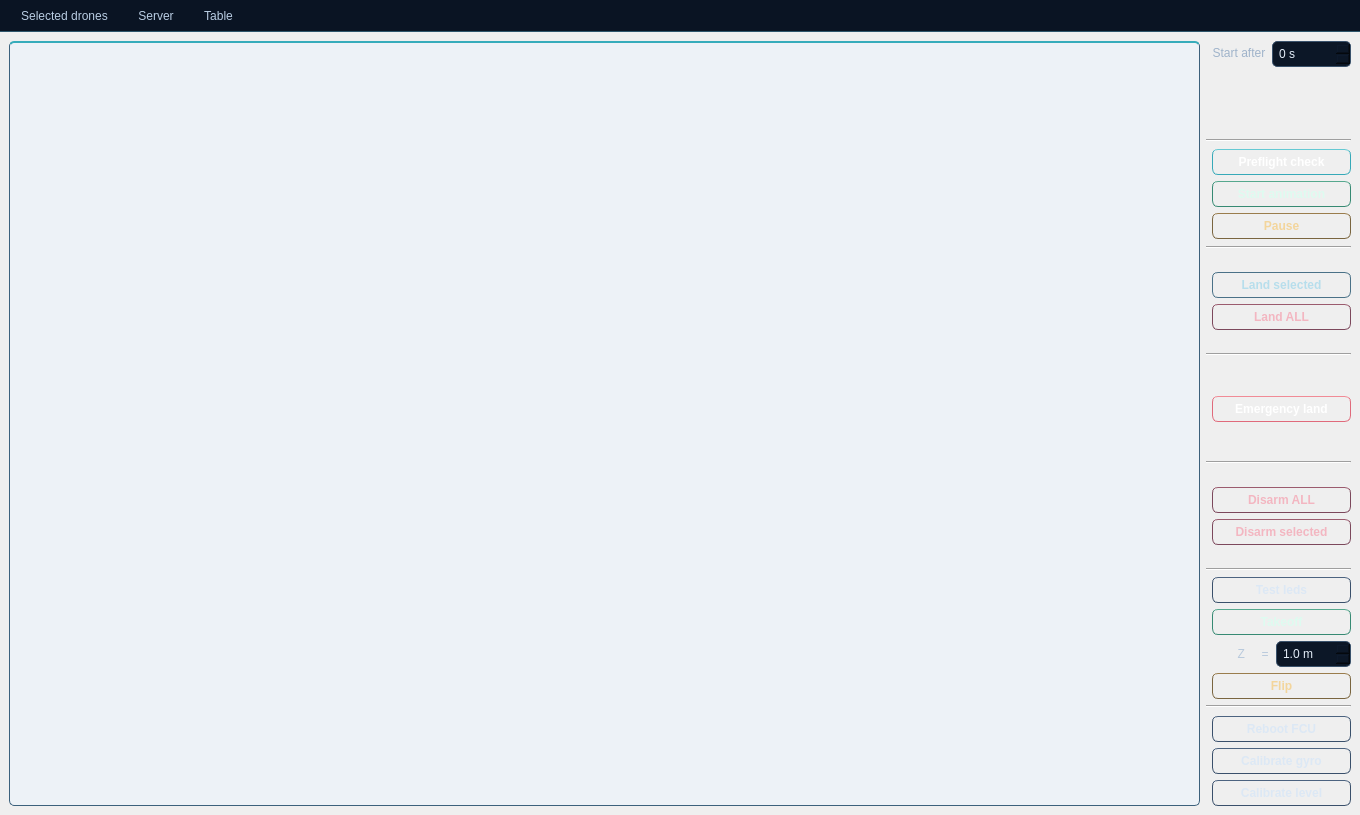
<?xml version="1.0" encoding="UTF-8"?>
<ui version="4.0">
 <class>MainWindow</class>
 <widget class="QMainWindow" name="MainWindow">
  <property name="styleSheet">
   <string notr="true">/* Technic / Midnight Command. Qt 5 QSS, no assets or behavioural properties.
   Light data surfaces deliberately retain dark text: model status brushes include
   saturated yellow, green, cyan, white and red. Never override item backgrounds. */
QMainWindow, QDialog {
    background: qlineargradient(x1:0, y1:0, x2:1, y2:1,
        stop:0 #152237, stop:0.5 #0e192a, stop:1 #0a1321);
}
QWidget {
    font-family: "Segoe UI", "Tahoma", sans-serif;
    font-size: 12px;
    color: #dbe6f3;
}
QWidget#centralwidget { background: transparent; }
QLabel, QCheckBox { background: transparent; }
QLabel { color: #9fb3ca; }
QPushButton {
    background: qlineargradient(x1:0, y1:0, x2:0, y2:1,
        stop:0 #263950, stop:1 #1b2b40);
    color: #dce8f5;
    border: 1px solid #3a506b;
    border-top-color: #4c6380;
    border-radius: 6px;
    padding: 5px 12px;
    font-weight: 600;
}
QPushButton:hover {
    background: qlineargradient(x1:0, y1:0, x2:0, y2:1,
        stop:0 #304b66, stop:1 #233c55);
    border-color: #4d9baa; color: #ffffff;
}
QPushButton:pressed { background: #13273c; border-color: #54d7df; }
QPushButton:focus { border-color: #75e6ef; }
QPushButton:default { border-color: #61d7e2; }
/* Filled primary: preparation check. */
QPushButton#check_button {
    background: qlineargradient(x1:0, y1:0, x2:0, y2:1,
        stop:0 #188b9f, stop:1 #126276);
    color: #ffffff; border-color: #36a9b8; border-top-color: #66c9d3;
}
QPushButton#check_button:hover { background: #1b94a5; border-color: #85e3e8; }
QPushButton#check_button:pressed { background: #105265; }
/* Flight actions: muted emerald, not an indication of readiness. */
QPushButton#start_button, QPushButton#takeoff_button {
    background: qlineargradient(x1:0, y1:0, x2:0, y2:1,
        stop:0 #226756, stop:1 #184b42);
    color: #defbf0; border-color: #378a73; border-top-color: #56a88e;
}
QPushButton#start_button:hover, QPushButton#takeoff_button:hover {
    background: #287e66; border-color: #74cfaa;
}
QPushButton#start_button:pressed, QPushButton#takeoff_button:pressed { background: #133f36; }
QPushButton#pause_button, QPushButton#flip_button {
    background: qlineargradient(x1:0, y1:0, x2:0, y2:1,
        stop:0 #493c26, stop:1 #332e24);
    color: #f3d59c; border-color: #7a653f; border-top-color: #9a7d4d;
}
QPushButton#pause_button:hover, QPushButton#flip_button:hover {
    background: #59482b; border-color: #c3a164;
}
QPushButton#pause_button:pressed, QPushButton#flip_button:pressed { background: #2c261e; }
QPushButton#land_selected_button { color: #b7deec; border-color: #4a7187; }
QPushButton#land_all_button, QPushButton#disarm_all_button,
QPushButton#disarm_selected_button {
    background: qlineargradient(x1:0, y1:0, x2:0, y2:1,
        stop:0 #442c3a, stop:1 #302333);
    color: #f3b6c1; border-color: #7c485c; border-top-color: #9b5b6e;
}
QPushButton#land_all_button:hover, QPushButton#disarm_all_button:hover,
QPushButton#disarm_selected_button:hover { background: #593244; border-color: #c47b8e; }
QPushButton#land_all_button:pressed, QPushButton#disarm_all_button:pressed,
QPushButton#disarm_selected_button:pressed { background: #291b25; }
/* Emergency remains distinct. Command scope and confirmation logic unchanged. */
QPushButton#emergency_land_button {
    background: qlineargradient(x1:0, y1:0, x2:0, y2:1,
        stop:0 #c23b50, stop:1 #94263d);
    color: #ffffff; border-color: #e06a7b; border-top-color: #f18b96;
    font-weight: 700;
}
QPushButton#emergency_land_button:hover { background: #d1475c; border-color: #ffb0bb; }
QPushButton#emergency_land_button:pressed { background: #782236; }
/* ID specificity is required so disabled operational buttons stay subdued. */
QPushButton:disabled, QPushButton#check_button:disabled,
QPushButton#start_button:disabled, QPushButton#takeoff_button:disabled,
QPushButton#pause_button:disabled, QPushButton#flip_button:disabled,
QPushButton#land_selected_button:disabled, QPushButton#land_all_button:disabled,
QPushButton#disarm_all_button:disabled, QPushButton#disarm_selected_button:disabled,
QPushButton#emergency_land_button:disabled {
    background: #182337; color: #65778d;
    border-color: #2b3b50; border-top-color: #2b3b50;
}
QLineEdit, QSpinBox, QDoubleSpinBox, QComboBox {
    background: #0c1727; color: #e4eef9;
    border: 1px solid #3a526c; border-radius: 5px;
    padding: 4px; selection-background-color: #236d87; selection-color: #ffffff;
}
QLineEdit:focus, QSpinBox:focus, QDoubleSpinBox:focus, QComboBox:focus { border-color: #54d1dc; }
QLineEdit:disabled, QSpinBox:disabled, QDoubleSpinBox:disabled, QComboBox:disabled {
    background: #172132; color: #65778d; border-color: #2b3b50;
}
QComboBox QAbstractItemView {
    background: #1a2b41; color: #e4eef9; border: 1px solid #44617d;
    selection-background-color: #25506c; selection-color: #ffffff;
}
QCheckBox { spacing: 5px; color: #b8c9dc; }
QCheckBox:disabled { color: #65778d; }
/* Do not style ::item backgrounds/hover: retain original diagnostic brushes.
   This also reaches the CopterTableWidget created at runtime. */
QTableView, QTreeView, QListView {
    background: #edf2f7; alternate-background-color: #e6edf5; color: #17283b;
    border: 1px solid #3c617c; border-top: 2px solid #36acbb;
    border-radius: 5px; gridline-color: #c6d2e0;
    selection-background-color: #b8dce9; selection-color: #102d43;
}
QTableView QLineEdit, QTreeView QLineEdit {
    background: #ffffff; color: #17283b; border-color: #2492a5;
    selection-background-color: #b8dce9; selection-color: #102d43;
}
QHeaderView { background: #182c43; }
QHeaderView::section {
    background: qlineargradient(x1:0, y1:0, x2:0, y2:1,
        stop:0 #233d56, stop:1 #172c43);
    color: #d9edf7; font-weight: 600;
    padding: 6px 5px; border: none;
    border-right: 1px solid #35516c; border-bottom: 1px solid #3d778b;
}
QHeaderView::section:hover { background: #2b506a; color: #ffffff; }
QTableCornerButton::section { background: #1b324b; border: 1px solid #35516c; }
QMenuBar {
    background: #0a1423; color: #b9cde3;
    border-bottom: 1px solid #2f566c; padding: 3px;
}
QMenuBar::item { background: transparent; padding: 6px 12px; border-radius: 4px; }
QMenuBar::item:selected { background: #203d55; color: #8aebf0; }
QMenuBar::item:pressed { background: #2b526b; color: #ffffff; }
QMenu {
    background: #17283d; color: #dbe6f3;
    border: 1px solid #44617d; padding: 4px;
}
QMenu::item { padding: 6px 24px; border-radius: 3px; }
QMenu::item:selected { background: #28516a; color: #ffffff; }
QMenu::item:disabled { color: #65778d; }
QMenu::separator { height: 1px; background: #354c65; margin: 5px 8px; }
QStatusBar { background: #0a1423; color: #9fb7cf; border-top: 1px solid #2b455e; }
QStatusBar::item { border: none; }
QStatusBar QLabel { color: #a7c0d8; }
QFrame[frameShape="4"], QFrame[frameShape="5"] { color: #344b64; }
QToolTip { background: #213951; color: #f0f7ff; border: 1px solid #54869b; padding: 6px; }
</string>
  </property>
  <property name="geometry">
   <rect>
    <x>0</x>
    <y>0</y>
    <width>1360</width>
    <height>815</height>
   </rect>
  </property>
  <property name="windowTitle">
   <string>Technic Drone Show</string>
  </property>
  <widget class="QWidget" name="centralwidget">
   <property name="enabled">
    <bool>true</bool>
   </property>
   <layout class="QGridLayout" name="gridLayout">
    <item row="0" column="0">
     <layout class="QHBoxLayout" name="horizontalLayout" stretch="1,0">
      <property name="sizeConstraint">
       <enum>QLayout::SetMaximumSize</enum>
      </property>
      <item>
       <widget class="QTableView" name="tableView">
        <property name="sizePolicy">
         <sizepolicy hsizetype="Expanding" vsizetype="Expanding">
          <horstretch>0</horstretch>
          <verstretch>0</verstretch>
         </sizepolicy>
        </property>
        <property name="sizeAdjustPolicy">
         <enum>QAbstractScrollArea::AdjustToContents</enum>
        </property>
        <property name="selectionBehavior">
         <enum>QAbstractItemView::SelectItems</enum>
        </property>
        <property name="textElideMode">
         <enum>Qt::ElideMiddle</enum>
        </property>
        <property name="sortingEnabled">
         <bool>true</bool>
        </property>
        <property name="wordWrap">
         <bool>true</bool>
        </property>
        <attribute name="horizontalHeaderCascadingSectionResizes">
         <bool>false</bool>
        </attribute>
        <attribute name="horizontalHeaderMinimumSectionSize">
         <number>50</number>
        </attribute>
        <attribute name="horizontalHeaderDefaultSectionSize">
         <number>50</number>
        </attribute>
        <attribute name="horizontalHeaderStretchLastSection">
         <bool>true</bool>
        </attribute>
        <attribute name="verticalHeaderVisible">
         <bool>false</bool>
        </attribute>
       </widget>
      </item>
      <item>
       <layout class="QVBoxLayout" name="verticalLayout">
        <property name="sizeConstraint">
         <enum>QLayout::SetMaximumSize</enum>
        </property>
        <item>
         <layout class="QFormLayout" name="formLayout">
          <property name="labelAlignment">
           <set>Qt::AlignLeading|Qt::AlignLeft|Qt::AlignTop</set>
          </property>
          <property name="formAlignment">
           <set>Qt::AlignHCenter|Qt::AlignTop</set>
          </property>
          <item row="0" column="0">
           <widget class="QLabel" name="start_text">
            <property name="layoutDirection">
             <enum>Qt::RightToLeft</enum>
            </property>
            <property name="text">
             <string>  Start after</string>
            </property>
            <property name="alignment">
             <set>Qt::AlignLeading|Qt::AlignLeft|Qt::AlignVCenter</set>
            </property>
           </widget>
          </item>
          <item row="0" column="1">
           <widget class="QSpinBox" name="start_delay_spin">
            <property name="suffix">
             <string> s</string>
            </property>
           </widget>
          </item>
         </layout>
        </item>
        <item>
         <widget class="Line" name="line">
          <property name="orientation">
           <enum>Qt::Horizontal</enum>
          </property>
         </widget>
        </item>
        <item>
         <layout class="QFormLayout" name="formLayout_2">
          <property name="labelAlignment">
           <set>Qt::AlignCenter</set>
          </property>
          <property name="formAlignment">
           <set>Qt::AlignCenter</set>
          </property>
          <item row="0" column="1">
           <widget class="QPushButton" name="check_button">
            <property name="enabled">
             <bool>true</bool>
            </property>
            <property name="text">
             <string>Preflight check</string>
            </property>
           </widget>
          </item>
          <item row="1" column="1">
           <widget class="QPushButton" name="start_button">
            <property name="enabled">
             <bool>true</bool>
            </property>
            <property name="text">
             <string>Start animation</string>
            </property>
            <property name="flat">
             <bool>false</bool>
            </property>
           </widget>
          </item>
          <item row="2" column="1">
           <widget class="QPushButton" name="pause_button">
            <property name="text">
             <string>Pause</string>
            </property>
           </widget>
          </item>
         </layout>
        </item>
        <item>
         <widget class="Line" name="line_5">
          <property name="orientation">
           <enum>Qt::Horizontal</enum>
          </property>
         </widget>
        </item>
        <item>
         <layout class="QFormLayout" name="formLayout_5">
          <property name="labelAlignment">
           <set>Qt::AlignCenter</set>
          </property>
          <property name="formAlignment">
           <set>Qt::AlignCenter</set>
          </property>
          <property name="topMargin">
           <number>0</number>
          </property>
          <item row="0" column="1">
           <widget class="QPushButton" name="land_selected_button">
            <property name="text">
             <string>Land selected</string>
            </property>
           </widget>
          </item>
          <item row="1" column="1">
           <widget class="QPushButton" name="land_all_button">
            <property name="text">
             <string>Land ALL</string>
            </property>
           </widget>
          </item>
         </layout>
        </item>
        <item>
         <widget class="Line" name="line_6">
          <property name="orientation">
           <enum>Qt::Horizontal</enum>
          </property>
         </widget>
        </item>
        <item>
         <layout class="QFormLayout" name="formLayout_7">
          <property name="formAlignment">
           <set>Qt::AlignLeading|Qt::AlignLeft|Qt::AlignVCenter</set>
          </property>
          <property name="topMargin">
           <number>0</number>
          </property>
          <item row="0" column="1">
           <widget class="QPushButton" name="emergency_land_button">
            <property name="text">
             <string>Emergency land</string>
            </property>
           </widget>
          </item>
         </layout>
        </item>
        <item>
         <widget class="Line" name="line_2">
          <property name="orientation">
           <enum>Qt::Horizontal</enum>
          </property>
         </widget>
        </item>
        <item>
         <layout class="QFormLayout" name="formLayout_3">
          <property name="labelAlignment">
           <set>Qt::AlignCenter</set>
          </property>
          <property name="formAlignment">
           <set>Qt::AlignCenter</set>
          </property>
          <item row="0" column="1">
           <widget class="QPushButton" name="disarm_all_button">
            <property name="text">
             <string>Disarm ALL</string>
            </property>
           </widget>
          </item>
          <item row="1" column="1">
           <widget class="QPushButton" name="disarm_selected_button">
            <property name="text">
             <string>Disarm selected</string>
            </property>
           </widget>
          </item>
         </layout>
        </item>
        <item>
         <widget class="Line" name="line_3">
          <property name="orientation">
           <enum>Qt::Horizontal</enum>
          </property>
         </widget>
        </item>
        <item>
         <layout class="QFormLayout" name="formLayout_4">
          <property name="labelAlignment">
           <set>Qt::AlignCenter</set>
          </property>
          <property name="formAlignment">
           <set>Qt::AlignCenter</set>
          </property>
          <item row="0" column="1">
           <widget class="QPushButton" name="leds_button">
            <property name="text">
             <string>Test leds</string>
            </property>
           </widget>
          </item>
          <item row="1" column="1">
           <widget class="QPushButton" name="takeoff_button">
            <property name="enabled">
             <bool>true</bool>
            </property>
            <property name="text">
             <string>Takeoff</string>
            </property>
           </widget>
          </item>
          <item row="2" column="1">
           <layout class="QHBoxLayout" name="horizontalLayout_2">
            <property name="topMargin">
             <number>0</number>
            </property>
            <item>
             <widget class="QCheckBox" name="z_checkbox">
              <property name="layoutDirection">
               <enum>Qt::LeftToRight</enum>
              </property>
              <property name="text">
               <string>  Z     =</string>
              </property>
             </widget>
            </item>
            <item>
             <widget class="QDoubleSpinBox" name="z_spin">
              <property name="layoutDirection">
               <enum>Qt::LeftToRight</enum>
              </property>
              <property name="suffix">
               <string> m</string>
              </property>
              <property name="decimals">
               <number>1</number>
              </property>
              <property name="value">
               <double>1.000000000000000</double>
              </property>
             </widget>
            </item>
           </layout>
          </item>
          <item row="3" column="1">
           <widget class="QPushButton" name="flip_button">
            <property name="text">
             <string>Flip</string>
            </property>
           </widget>
          </item>
         </layout>
        </item>
        <item>
         <widget class="Line" name="line_4">
          <property name="orientation">
           <enum>Qt::Horizontal</enum>
          </property>
         </widget>
        </item>
        <item>
         <layout class="QFormLayout" name="formLayout_6">
          <property name="labelAlignment">
           <set>Qt::AlignCenter</set>
          </property>
          <property name="formAlignment">
           <set>Qt::AlignBottom|Qt::AlignHCenter</set>
          </property>
          <item row="0" column="1">
           <widget class="QPushButton" name="reboot_fcu">
            <property name="text">
             <string>Reboot FCU</string>
            </property>
           </widget>
          </item>
          <item row="1" column="1">
           <widget class="QPushButton" name="calibrate_gyro">
            <property name="text">
             <string>Calibrate gyro</string>
            </property>
           </widget>
          </item>
          <item row="2" column="1">
           <widget class="QPushButton" name="calibrate_level">
            <property name="text">
             <string>Calibrate level</string>
            </property>
           </widget>
          </item>
         </layout>
        </item>
       </layout>
      </item>
     </layout>
    </item>
   </layout>
  </widget>
  <widget class="QMenuBar" name="menubar">
   <property name="geometry">
    <rect>
     <x>0</x>
     <y>0</y>
     <width>1360</width>
     <height>33</height>
    </rect>
   </property>
   <widget class="QMenu" name="menuOptions">
    <property name="title">
     <string>Server</string>
    </property>
    <addaction name="separator"/>
    <addaction name="action_edit_server_config"/>
    <addaction name="action_edit_any_config"/>
    <addaction name="separator"/>
    <addaction name="action_update_server_git"/>
    <addaction name="action_restart_server"/>
   </widget>
   <widget class="QMenu" name="menuTable">
    <property name="title">
     <string>Table</string>
    </property>
    <addaction name="action_toggle_select"/>
    <addaction name="action_select_all"/>
    <addaction name="action_deselect_all"/>
    <addaction name="separator"/>
    <addaction name="action_remove_row"/>
    <addaction name="separator"/>
    <addaction name="action_configure_columns"/>
   </widget>
   <widget class="QMenu" name="menuDrone_2">
    <property name="title">
     <string>Selected drones</string>
    </property>
    <widget class="QMenu" name="menuSend">
     <property name="title">
      <string>Send</string>
     </property>
     <addaction name="action_send_animations"/>
     <addaction name="action_send_calibrations"/>
     <addaction name="separator"/>
     <addaction name="action_send_aruco_map"/>
     <addaction name="action_send_animation"/>
     <addaction name="action_send_configurations"/>
     <addaction name="action_send_launch_file"/>
     <addaction name="action_send_fcu_parameters"/>
     <addaction name="separator"/>
     <addaction name="action_send_any_file"/>
     <addaction name="action_send_any_command"/>
    </widget>
    <widget class="QMenu" name="menuRestart">
     <property name="title">
      <string>Restart service</string>
     </property>
     <addaction name="action_restart_chrony"/>
     <addaction name="action_restart_clever"/>
     <addaction name="action_restart_clever_show"/>
     <addaction name="separator"/>
    </widget>
    <addaction name="menuSend"/>
    <addaction name="action_retrive_any_file"/>
    <addaction name="menuRestart"/>
    <addaction name="separator"/>
    <addaction name="action_set_start_to_current_position"/>
    <addaction name="action_reset_start"/>
    <addaction name="action_set_z_offset_to_ground"/>
    <addaction name="action_reset_z_offset"/>
    <addaction name="separator"/>
    <addaction name="action_reboot_all"/>
   </widget>
   <addaction name="menuDrone_2"/>
   <addaction name="menuOptions"/>
   <addaction name="menuTable"/>
  </widget>
  <action name="action_send_animations">
   <property name="text">
    <string>Animations</string>
   </property>
  </action>
  <action name="action_send_configurations">
   <property name="text">
    <string>Configuration</string>
   </property>
  </action>
  <action name="action_send_aruco_map">
   <property name="text">
    <string>Aruco map</string>
   </property>
  </action>
  <action name="action_update_client_repo">
   <property name="text">
    <string>Update clever-show git</string>
   </property>
  </action>
  <action name="actionSend_launch_file_for_clever">
   <property name="text">
    <string>Send launch file for clever</string>
   </property>
  </action>
  <action name="action_send_launch_file">
   <property name="text">
    <string>Launch files folder</string>
   </property>
  </action>
  <action name="action_restart_clever">
   <property name="text">
    <string>technic</string>
   </property>
  </action>
  <action name="action_restart_clever_show">
   <property name="text">
    <string>technic-show</string>
   </property>
  </action>
  <action name="action_select_all_rows">
   <property name="text">
    <string>Select all drones</string>
   </property>
   <property name="shortcut">
    <string>Ctrl+A</string>
   </property>
  </action>
  <action name="action_set_start_to_current_position">
   <property name="text">
    <string>Set start X Y to current position</string>
   </property>
  </action>
  <action name="action_reset_start">
   <property name="text">
    <string>Reset start position</string>
   </property>
  </action>
  <action name="action_set_z_offset_to_ground">
   <property name="text">
    <string>Set Z offset to ground</string>
   </property>
  </action>
  <action name="action_reset_z_offset">
   <property name="text">
    <string>Reset Z offset</string>
   </property>
  </action>
  <action name="action_select_music_file">
   <property name="text">
    <string>Select file</string>
   </property>
  </action>
  <action name="action_play_music">
   <property name="text">
    <string>Play</string>
   </property>
  </action>
  <action name="action_test_music_after">
   <property name="text">
    <string>Test music after</string>
   </property>
  </action>
  <action name="actionFill">
   <property name="text">
    <string>fill</string>
   </property>
  </action>
  <action name="action_send_any_file">
   <property name="text">
    <string>File</string>
   </property>
  </action>
  <action name="action_send_any_command">
   <property name="text">
    <string>Command</string>
   </property>
  </action>
  <action name="action_stop_music">
   <property name="text">
    <string>Stop</string>
   </property>
  </action>
  <action name="action_remove_row">
   <property name="text">
    <string>Remove selected drones</string>
   </property>
   <property name="shortcut">
    <string>Ctrl+Del</string>
   </property>
  </action>
  <action name="action_send_calibrations">
   <property name="text">
    <string>Camera calibrations</string>
   </property>
  </action>
  <action name="action_reboot_all">
   <property name="text">
    <string>Reboot</string>
   </property>
  </action>
  <action name="action_restart_chrony">
   <property name="text">
    <string>chrony</string>
   </property>
  </action>
  <action name="action_send_fcu_parameters">
   <property name="text">
    <string>FCU parameters file</string>
   </property>
  </action>
  <action name="action_toggle_select">
   <property name="text">
    <string>Toggle select</string>
   </property>
   <property name="shortcut">
    <string>Ctrl+A</string>
   </property>
  </action>
  <action name="action_select_all">
   <property name="text">
    <string>Select all</string>
   </property>
   <property name="shortcut">
    <string>Shift+A</string>
   </property>
  </action>
  <action name="action_deselect_all">
   <property name="text">
    <string>Deselect all</string>
   </property>
   <property name="shortcut">
    <string>Alt+A</string>
   </property>
  </action>
  <action name="action_edit_server_config">
   <property name="text">
    <string>Edit server config</string>
   </property>
  </action>
  <action name="action_edit_any_config">
   <property name="text">
    <string>Edit any config</string>
   </property>
  </action>
  <action name="action_update_server_git">
   <property name="enabled">
    <bool>false</bool>
   </property>
   <property name="text">
    <string>Update server git</string>
   </property>
   <property name="visible">
    <bool>false</bool>
   </property>
  </action>
  <action name="action_retrive_any_file">
   <property name="text">
    <string>Retrive file</string>
   </property>
  </action>
  <action name="action_restart_server">
   <property name="text">
    <string>Restart server</string>
   </property>
  </action>
  <action name="action_configure_columns">
   <property name="text">
    <string>Configure columns</string>
   </property>
  </action>
  <action name="actionSomething">
   <property name="text">
    <string>something</string>
   </property>
  </action>
  <action name="action_send_animation">
   <property name="text">
    <string>Animation</string>
   </property>
  </action>
 </widget>
 <tabstops>
  <tabstop>start_delay_spin</tabstop>
  <tabstop>tableView</tabstop>
 </tabstops>
 <resources/>
 <connections/>
</ui>
